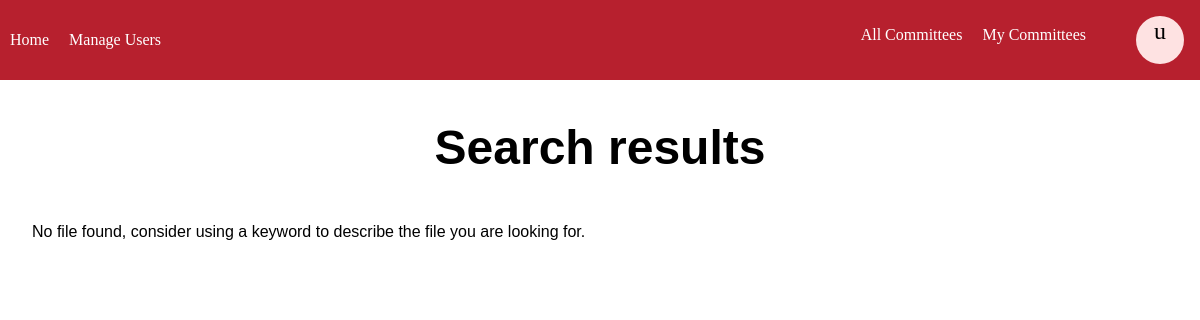
The page /searched-files.html/ (signed in) on the database as committed earlier.
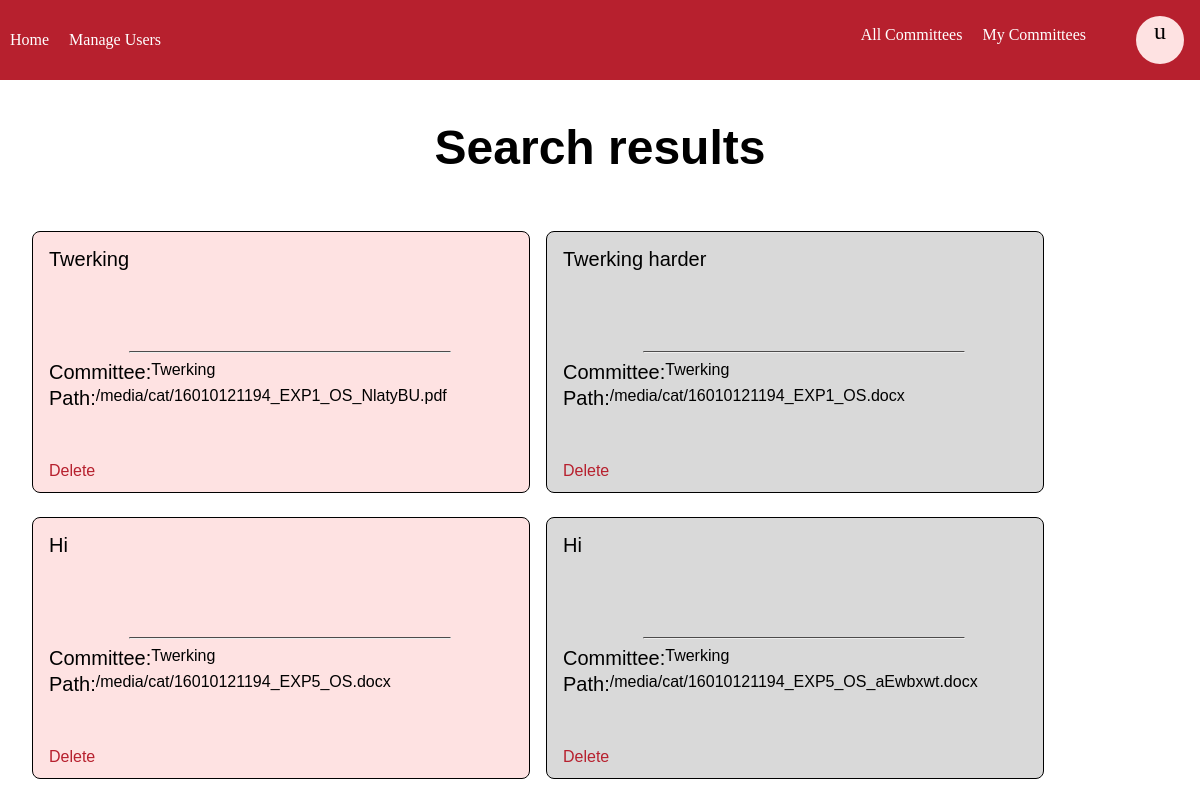
The same page on the database as committed later.
### base/models.py (models this page shows, shortened)
class User(AbstractUser):
    avatar = models.ImageField(null = True, upload_to = "images/", blank = True)
    honorific = models.CharField(max_length = 200, null = True, blank = True)
    pname = models.CharField(max_length = 200, null = True)
    email = models.EmailField(unique = True, null = True)
    position = models.CharField(max_length = 200, null = True)
    number = models.BigIntegerField(null = True)
    department = models.ForeignKey(Department,on_delete=models.SET_NULL,null=True)
    is_verified = models.BooleanField(default = False)
    auth_token = models.CharField(max_length = 200)
    password_token = models.CharField(max_length = 200)
    USERNAME_FIELD = 'email'
    REQUIRED_FIELDS = ['pname', 'username']

class File(models.Model):
    name = models.CharField(max_length=500,null=False)
    file = models.FileField(max_length=20000,upload_to='cat/')
    keywords = models.TextField(max_length=1000,null=True,blank=True)
    directory = models.CharField(max_length=10000)
    committee = models.ForeignKey(Committees,on_delete=models.CASCADE,null=True,blank=True)

class Committees(models.Model):
    name = models.CharField(max_length = 200)
    description = models.TextField()
    goal = models.TextField()
    objective = models.TextField()
    level = models.CharField(max_length = 200)
    updated = models.DateTimeField(auto_now = True)
    created = models.DateTimeField(auto_now_add = True)
    convener = models.ForeignKey(User, on_delete = models.SET_NULL, null = True,blank=True)
    members = models.ManyToManyField(User,related_name='members',null=True,blank=True)
    staff = models.ManyToManyField(User,related_name='staff',null=True,blank=True)
    def __str__(self):
        return self.name

### base/views.py (the view)
# urls.py: path('searched-files.html/', views.search_files, name = 'search-files'),
@login_required(login_url = 'login')
def search_files(request):
    if request.GET.get('q') != None:
        q = request.GET.get('q')
    else:
        q = ''
    user = request.user
    committees = Committees.objects.filter(members=user) | Committees.objects.filter(convener=user) | Committees.objects.filter(staff=user)
    filtered_files = File.objects.filter(
        (Q(name__icontains = q) | Q(keywords__icontains = q) | Q(committee__name__icontains = q))
    )
    committee_list=[]
    for c in committees:
        committee_list.append(c.name)
    bool_list=[]
    search_file_paths=[]
    for file in filtered_files:
        search_file_paths.append(str(settings.MEDIA_URL) + str(file.file))
        if str(file.committee) in committee_list:
            bool_list.append(True)
        else:
            bool_list.append(False)
    files_context = []
    for i in range(len(filtered_files)):
        files_context.append([filtered_files[i],search_file_paths[i],bool_list[i]])
    context={
        'committees':committee_list,
        'files_context':files_context,
        'search_files':filtered_files,
        'search_file_paths':search_file_paths,
    }
    return render(request,'base/searched-files.html',context)

### base/templates/base/searched-files.html (shortened to what this page needs)
{% extends 'main.html' %}
{% load static %}
{% block content %}
<div class = "content">
  <head>
    <link rel="stylesheet" href="{% static 'searched-files.css' %}"
</head>
<h1 style = "font-size: 6vh; text-align: center; margin-top: 15vh;">Search results</h1>
<div class="file_display">
  {% if files_context %}
      {% for f in files_context %}
          <div class="file_card">
              <a class="name_file" href="{{ f.1 }}">{{ f.0.name }}</a>
              <hr style="border-top: 0.2vh solid #4d4c4c; width: 40vh; margin-left: 10vh; margin-top: 2vh;">
              <div class="card_content">
                  <div class="location">
                      <label style="font-size: 2.5vh;">Committee:</label>
                      <p class="path">{{ f.0.committee }}</p>
                  </div>
                  <div class="location">
                      <label style="font-size: 2.5vh;">Path:</label>
                      <p class="path">{{ f.1 }}</p>
                  </div>
              </div>
              {% if f.2 %}
                  <a class="delete_file" href="{% url 'deletefile' f.0.id|urlencode %}">Delete</a>
              {% endif %}
          </div>
          <br>
      {% endfor %}
  {% else %}
      <p>No file found, consider using a keyword to describe the file you are looking for.</p>
  {% endif %}
</div>
{% endblock content %}

### template/main.html (shortened to what this page needs)
<!DOCTYPE html>
{% load static %}
<html lang="en">
<head>
    <link rel = "stylesheet" type = "text/css" media = "screen" href = "{% static 'navbar.css'%}">
</head>
<body>
    {% include 'navbar.html' %}
    {% block content %}{% endblock content %}
</body>
</html>

### template/navbar.html (shortened to what this page needs)
{% block content %}
        <div class = "navbar">
            <div class = "left">
                <a href = "{% url 'home' %}" class = "navlinks">Home</a>
                {% if request.user.is_superuser %}
                    <a href = "{% url 'users_allowed' %}" class = "navlinks">Manage Users</a>
                {% endif %}
            </div>
            <div class = "right">
            {% if request.user.is_authenticated %}
                    <a href = "{% url 'committees_list' %}" class = "navlinks">All Committees</a>
                    <a href="{% url 'file-start' %}" class="navlinks">My Committees</a>
                    <div class="dropdown-main">
                        {% if request.user.avatar %}
                            <img src="{{ request.user.avatar.url }}" class="profile-avatar" alt="User Avatar">
                        {% else %}
                            <div class="profile-circle"><p>{{ request.user.pname|slice:":1" }}</p></div>
                        {% endif %}
                    </div>
            {% else %}
                <a href="{% url 'login' %}" class="navlinks">Login</a>
            {% endif %}
            </div>
        </div>
{% endblock content %}

### static/navbar.css (style rules this page uses)
.dropdown-main { display: inline-block; position: relative; }
.profile-avatar, .profile-circle { width: 10px; height: 10px; border-radius: 50%; display: flex; align-items: center; justify-content: center; }
.profile-circle { display: inline-block; width: 6vh; height: 6vh; line-height: 30px; border-radius: 50%; background-color: #FEE2E2; color: black; text-align: center; margin-left: 5vh; margin-right: 2vh; }
.profile-circle p { font-size: 3vh; padding: 0; margin: 0; }
.navbar { width: 100vw; position: fixed; top: 0; left: 0; right: 0; height: 10vh; background-color: #B7202E; display: flex; justify-content: space-between; align-items: center; box-sizing: border-box; z-index: 9999; }
.right { display: flex; }
.left { margin-right: auto; display: flex; }
.content { margin-top: 10vh; font-family: 'Trebuchet MS', 'Lucida Sans Unicode', 'Lucida Grande', 'Lucida Sans', Arial, sans-serif; }
.navlinks { text-decoration: none; color: white; margin: 0; padding: 10px; font-family: 'Times New Roman', Times, serif; }

### static/searched-files.css (style rules this page uses)
body { margin: 0; }
.file_display { display: flex; flex-wrap: wrap; justify-content: flex-start; margin-top: 2vh; margin-left: 4vh; margin-bottom: 10vh; }
.file_card { width: 58vh; height: 30vh; border-radius: 1vh; border-style: solid; border-width: 0.2vh; border-color: black; display: flex; flex-direction: column; padding: 2vh; padding-bottom: 0.5vh; margin-top: 3vh; margin-right: 2vh; }
.file_card:nth-of-type(odd) { background-color: #FEE2E2; }
.file_card:nth-of-type(even) { background-color: #D9D9D9; }
.name_file { text-decoration: none; color: black; font-size: 2.5vh; word-wrap: break-word; overflow: hidden; overflow-y: scroll; height: 13vh; }
.delete_file { text-decoration: none; color: #B7202E; font-size: 2vh; margin-top: 0; width: 15vh; margin-bottom: 1vh; }
.card_content { height: 15vh; margin-top: auto; }
.path { padding: 0; margin: 0; font-size: 2vh; word-break: break-all; padding-bottom: 1vh; overflow: hidden; }
.location { display: flex }
label { margin: 0; padding: 0; }

Rows that differ between the two databases and show on the page:
added File: name "Twerking", committee.name "Twerking", f "/media/cat/16010121194_EXP1_OS_NlatyBU.pdf"
added File: name "Twerking harder", committee.name "Twerking", f "/media/cat/16010121194_EXP1_OS.docx"
added File: name "Hi", committee.name "Twerking", f "/media/cat/16010121194_EXP5_OS.docx"
added File: name "Hi", committee.name "Twerking", f "/media/cat/16010121194_EXP5_OS_aEwbxwt.docx"
Other text that changed with them:
text no longer shown: "No file found, consider using a keyword to describe the file you are looking for."
